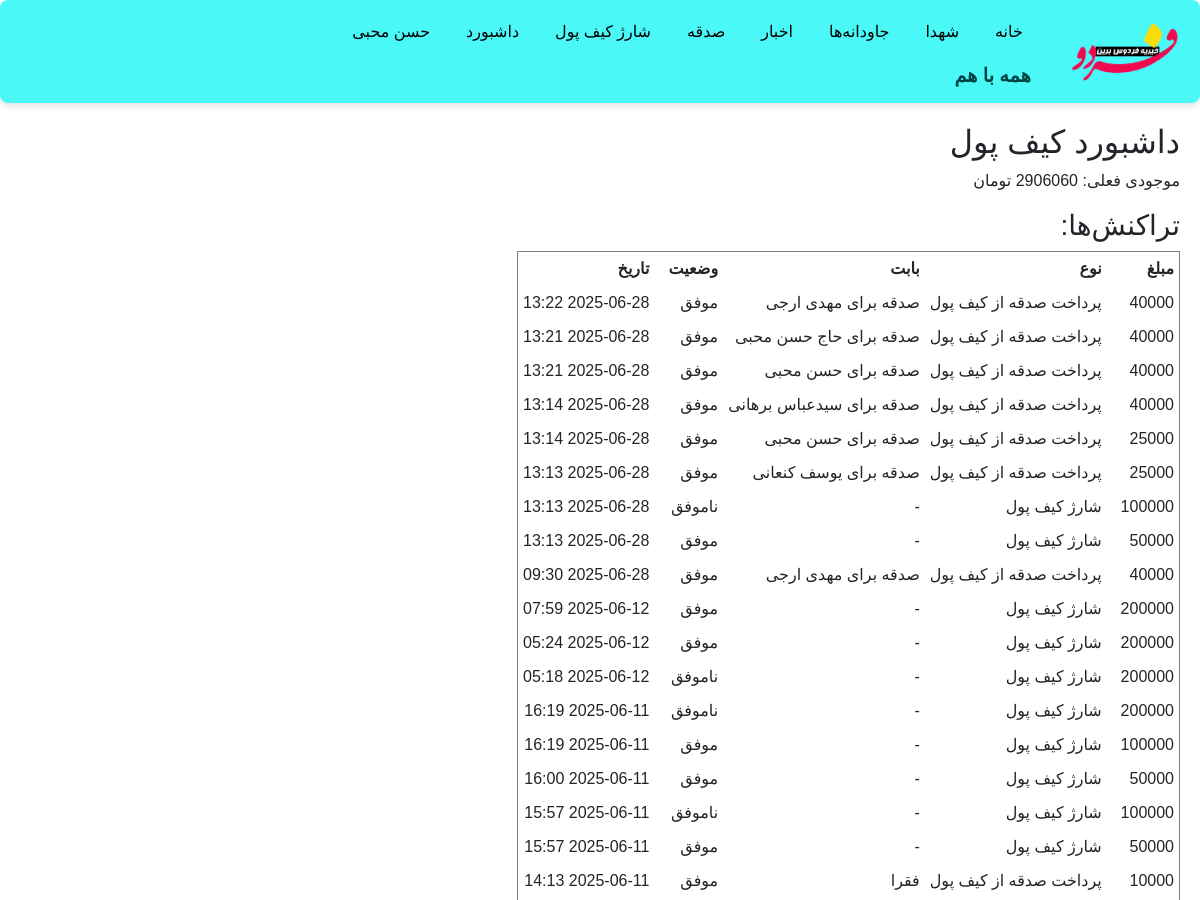
The app's page /wallet/dashboard/ (signed in, upper part), older data.
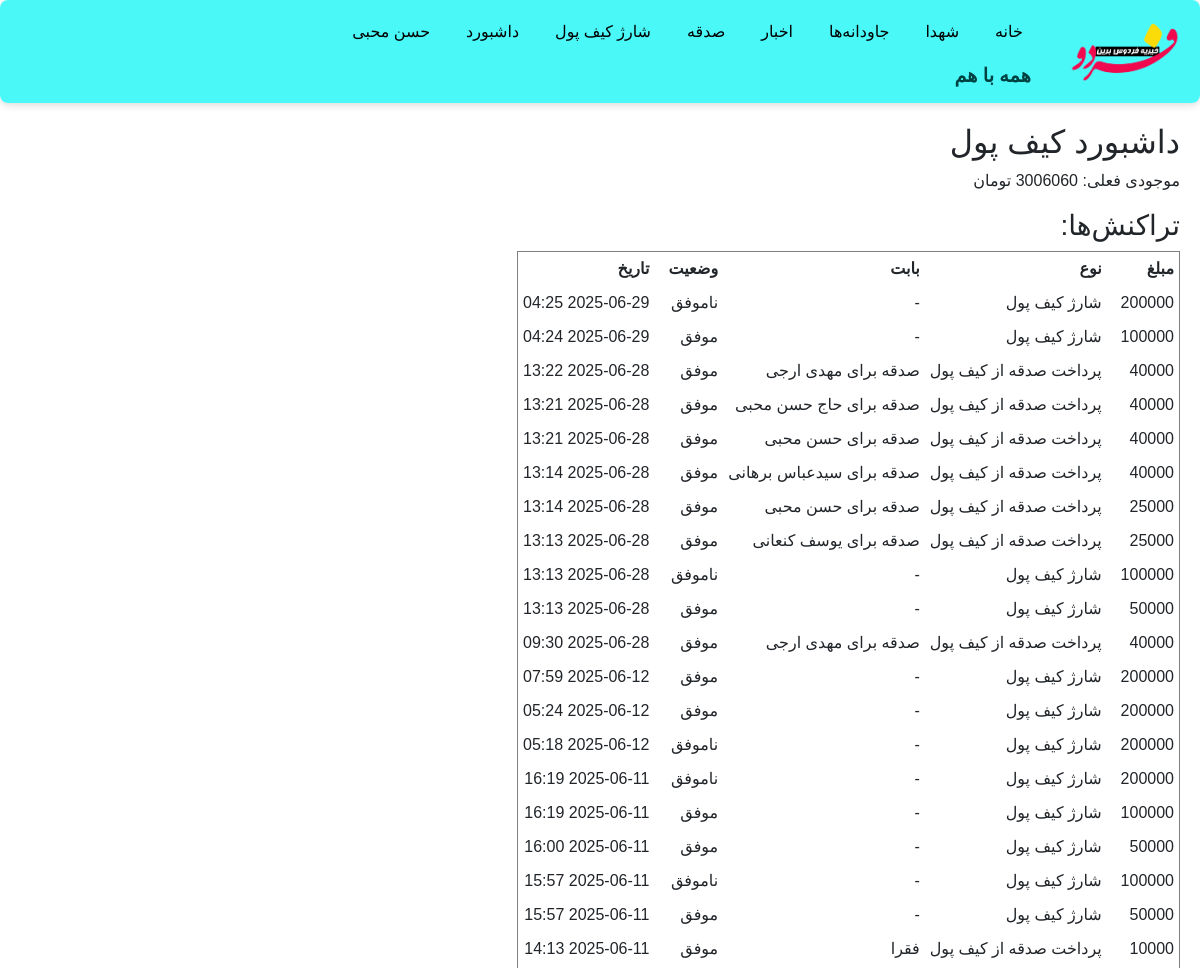
The same page, newer data.
### accounts/models.py (models this page shows, shortened)
class User(AbstractBaseUser, PermissionsMixin):
    GENDER_CHOICES = (
        ('M', 'مرد'),
        ('F', 'زن'),
    )
    phone = models.CharField(max_length=11, unique=True)
    first_name = models.CharField(max_length=100, blank=True)
    last_name = models.CharField(max_length=100, blank=True)
    national_code = models.CharField(max_length=10, blank=True)
    image = models.ImageField(upload_to='profiles/', blank=True, null=True)
    gender = models.CharField(max_length=1, choices=GENDER_CHOICES, blank=True, null=True)
    is_active = models.BooleanField(default=True)
    is_staff = models.BooleanField(default=False)
    is_profile_completed = models.BooleanField(default=False)
    allowed_categories = models.ManyToManyField(
        'news.Category',
        related_name='allowed_users',
        blank=True,
        verbose_name='دسته‌بندی‌های مجاز برای ارسال خبر'
    )
    groups = models.ManyToManyField(
        'auth.Group',
        related_name='accounts_user_set',
        blank=True
    )
    user_permissions = models.ManyToManyField(
        'auth.Permission',
        related_name='accounts_user_permissions_set',
        blank=True
    )
    objects = UserManager()
    USERNAME_FIELD = 'phone'
    def get_full_name(self):
        return f"{self.first_name} {self.last_name}".strip()

### wallet/models.py (models this page shows, shortened)
class WalletTransaction(models.Model):
    TRANSACTION_TYPES = [
        ('CHARGE', 'شارژ کیف پول'),
        ('DONATION', 'پرداخت صدقه از کیف پول'),
    ]
    STATUS_CHOICES = [
        ('SUCCESS', 'موفق'),
        ('FAILED', 'ناموفق'),
        ('PENDING', 'در انتظار'),
    ]
    wallet = models.ForeignKey(
        Wallet,
        on_delete=models.CASCADE,
        related_name='transactions'
    )
    amount = models.PositiveIntegerField(verbose_name="مبلغ (تومان)")
    transaction_type = models.CharField(
        max_length=10,
        choices=TRANSACTION_TYPES,
        default='CHARGE'
    )
    cause = models.CharField(
        max_length=20,
        choices=Donation.CAUSES,
        null=True,
        blank=True,
        verbose_name="بابت صدقه"
    )
    status = models.CharField(
        max_length=10,
        choices=STATUS_CHOICES,
        default='SUCCESS'
    )
    created_at = models.DateTimeField(auto_now_add=True)
    ref_id = models.CharField(max_length=100, null=True, blank=True, verbose_name="شناسه مرجع تراکنش")

### wallet/views.py (the view)
# urls.py: path('dashboard/', views.wallet_dashboard, name='wallet_dashboard'),
@login_required
def wallet_dashboard(request):
    wallet = Wallet.objects.filter(user=request.user).first()
    transactions = wallet.transactions.order_by('-created_at') if wallet else []
    return render(request, 'wallet/dashboard.html', {
        'wallet': wallet,
        'transactions': transactions,
    })

### templates/wallet/dashboard.html (shortened to what this page needs)
{% extends "base.html" %}
{% block content %}
<h2>داشبورد کیف پول</h2>
<p>موجودی فعلی: {{ wallet.balance }} تومان</p>
<h3>تراکنش‌ها:</h3>
<table border="1" cellpadding="5" cellspacing="0">
    <tr>
        <th>مبلغ</th>
        <th>نوع</th>
        <th>بابت</th>
        <th>وضعیت</th>
        <th>تاریخ</th>
    </tr>
    {% for tx in transactions %}
    <tr>
        <td>{{ tx.amount }}</td>
        <td>{{ tx.get_transaction_type_display }}</td>
        <td>{{ tx.get_cause_display|default:"-" }}</td>
        <td>{{ tx.get_status_display }}</td>
        <td>{{ tx.created_at|date:"Y-m-d H:i" }}</td>
    </tr>
    {% empty %}
    <tr><td colspan="5">هیچ تراکنشی ثبت نشده است.</td></tr>
    {% endfor %}
</table>
<br>
{% endblock %}

### templates/base.html (shortened to what this page needs)
<!DOCTYPE html>
{% load static %}
<html lang="fa">
<head>
    <link href="https://cdn.jsdelivr.net/npm/bootstrap@5.3.0/dist/css/bootstrap.rtl.min.css" rel="stylesheet">
    <link href="https://cdn.jsdelivr.net/npm/bootstrap-icons@1.10.5/font/bootstrap-icons.css" rel="stylesheet">
    <link rel="stylesheet" href="https://cdn.jsdelivr.net/npm/persian-datepicker@1.2.0/dist/css/persian-datepicker.min.css">
</head>
<body>
<header>
    <nav style="
        background-color: rgba(43, 247, 247, 0.85);
        display: flex;
        justify-content: space-between;
        align-items: stretch;
        padding: 12px 20px;
        box-shadow: 0 2px 8px rgba(0,0,0,0.15);
        border-radius: 8px;
        backdrop-filter: saturate(180%) blur(10px);
        -webkit-backdrop-filter: saturate(180%) blur(10px);
    ">
        <div style="flex: 0 0 auto; text-align: center; margin-left: 1cm; display: flex; flex-direction: column; justify-content: center;">
            <a href="/">
                <img src="{% static 'images/logo.png' %}" alt="Logo" style="height: 70px;">
            </a>
        </div>
        <div style="flex: 1; display: flex; flex-direction: column; justify-content: center;">
            <ul style="
                display: flex;
                flex-wrap: wrap;
                justify-content: flex-start;
                gap: 20px;
                list-style: none;
                margin: 0;
                padding: 0;
            ">
                <li><a href="/">خانه</a></li>
                <li><a href="/martyrs/list/">شهدا</a></li>
                <li><a href="{% url 'eternals:list' %}">جاودانه‌ها</a></li>
                <li><a href="{% url 'news:news_list' %}">اخبار</a></li>
                <li><a href="{% url 'donation:donate' %}">صدقه</a></li>
                {% if user.is_authenticated %}
                    <li><a href="{% url 'wallet:charge_wallet' %}">شارژ کیف پول</a></li>
                    <li><a href="{% url 'accounts:dashboard' %}">داشبورد</a></li>
                {% else %}
                    <li><a href="{% url 'accounts:login' %}?next={% url 'wallet:charge_wallet' %}">شارژ کیف پول</a></li>
                    <li><a href="{% url 'accounts:login' %}?next={% url 'accounts:dashboard' %}">پروفایل</a></li>
                {% endif %}
                {% if user.is_authenticated %}
                    <li>
                        <a href="#">
                            {% if user.gender == 'male' %}
                                آقای {{ user.last_name }}
                            {% elif user.gender == 'female' %}
                                خانم {{ user.last_name }}
                            {% else %}
                                {{ user.get_full_name|default:user.phone }}
                            {% endif %}
                        </a>
                    </li>
                {% else %}
                    <li><a href="{% url 'accounts:login' %}">ورود</a></li>
                {% endif %}
            </ul>
            <div style="margin-top: 10px; font-weight: bold; font-size: 1.2em; color: #004141;">
                همه با هم
            </div>
        </div>
    </nav>
</header>
<main>
    {% block content %}{% endblock %}
</main>
</body>
</html>

### templates/base.html (style rules this page uses)
body { font-family: sans-serif; margin: 0; padding: 0; direction: rtl; background-color: #ffffff; }
header { background-color: #ffffff; padding: 0; }
nav ul { list-style: none; display: flex; justify-content: flex-start; gap: 20px; padding: 0; margin: 0; }
nav ul li { position: relative; }
nav ul li a { color: rgb(0, 0, 0); text-decoration: none; padding: 8px; display: block; }
main { padding: 20px; }

Row changes from the older to the newer data that the page shows:
added WalletTransaction: amount "200000", transaction_type "شارژ کیف پول", cause "-", status "ناموفق", created_at "2025-06-29 04:25"
added WalletTransaction: amount "100000", transaction_type "شارژ کیف پول", cause "-", status "موفق", created_at "2025-06-29 04:24"
